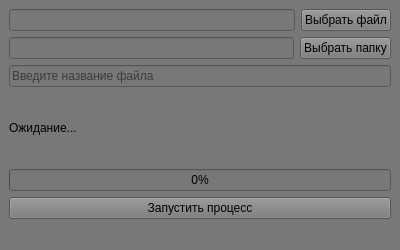
<?xml version="1.0" encoding="UTF-8"?>
<ui version="4.0">
 <class>MainWindow</class>
 <widget class="QMainWindow" name="MainWindow">
  <property name="geometry">
   <rect>
    <x>0</x>
    <y>0</y>
    <width>400</width>
    <height>250</height>
   </rect>
  </property>
  <property name="styleSheet">
   <string notr="true">background-color: #787878;</string>
  </property>
  <widget class="QWidget" name="centralwidget">
   <layout class="QVBoxLayout" name="verticalLayout">
    <item>
     <layout class="QHBoxLayout" name="layoutFile">
      <item>
       <widget class="QLineEdit" name="lineEdit_file"/>
      </item>
      <item>
       <widget class="QPushButton" name="btn_choose_file">
        <property name="text">
         <string>Выбрать файл</string>
        </property>
       </widget>
      </item>
     </layout>
    </item>
    <item>
     <layout class="QHBoxLayout" name="layoutFolder">
      <item>
       <widget class="QLineEdit" name="lineEdit_folder"/>
      </item>
      <item>
       <widget class="QPushButton" name="btn_choose_folder">
        <property name="text">
         <string>Выбрать папку</string>
        </property>
       </widget>
      </item>
     </layout>
    </item>
    <item>
     <widget class="QLineEdit" name="lineEdit_filename">
      <property name="placeholderText">
       <string>Введите название файла</string>
      </property>
     </widget>
    </item>
    <item>
     <widget class="QLabel" name="label_status">
      <property name="text">
       <string>Ожидание...</string>
      </property>
     </widget>
    </item>
    <item>
     <widget class="QProgressBar" name="progressBar">
      <property name="minimum">
       <number>0</number>
      </property>
      <property name="maximum">
       <number>100</number>
      </property>
      <property name="value">
       <number>0</number>
      </property>
     </widget>
    </item>
    <item>
     <widget class="QPushButton" name="btn_start">
      <property name="text">
       <string>Запустить процесс</string>
      </property>
     </widget>
    </item>
   </layout>
  </widget>
  <widget class="QStatusBar" name="statusbar"/>
 </widget>
 <resources/>
 <connections/>
</ui>
